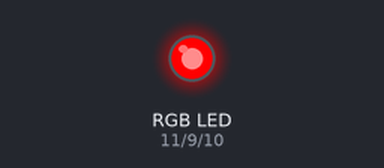
Simulated run of this sketch. Board: Arduino Uno, built with avr-gcc and run on an emulated ATmega328P. On the bench: an RGB LED mixed from three pins (HIGH = lit).

Above: at 0.2 s.
At 1.2 s:
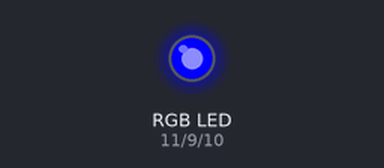
At 1.7 s:
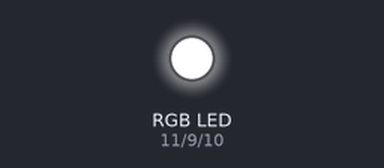
At 3.2 s:
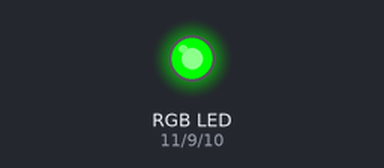
At 4.7 s:
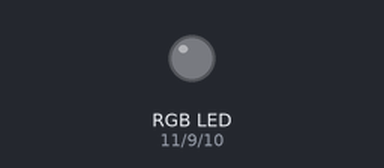
Timing chart, 0 to 5.8 s (numbered marks = the images above):
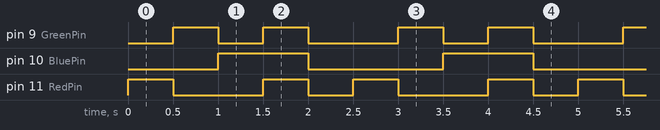

Measured:
- by itself, pin 9 (GreenPin): repeats every 2.5 s: LOW 0.50 s, HIGH 0.50 s, LOW 1.0 s, HIGH 0.50 s
- by itself, pin 10 (BluePin): alternates HIGH for 1.0 s and LOW for 1.5 s
- by itself, pin 11 (RedPin): repeats every 2.5 s: LOW 1.0 s, HIGH 0.50 s, LOW 0.50 s, HIGH 0.50 s

The sketch:

controlling_rgb_led_by_pwm.ino
```cpp
// C++ code
// Author: Rohan Mridha
// EEE-23, KUET
// Define the pins for the RGB LED
int RedPin = 11;
int BluePin = 10;
int GreenPin = 9;

// setup() function runs once when you press reset or power the board
void setup()
{
  // Sets the digital pins as output
  pinMode(RedPin, OUTPUT);
  pinMode(BluePin, OUTPUT);
  pinMode(GreenPin, OUTPUT);
}

// loop() function runs over and over again forever
void loop()
{
  // Set color to Red
  color(255, 0, 0);
  delay(500);

  // Set color to Green
  color(0, 255, 0);
  delay(500);

  // Set color to Blue
  color(0, 0, 255);
  delay(500);

  // Set color to White
  color(255, 255, 255);
  delay(500);

  // Turn the LED off
  color(0, 0, 0);
  delay(500);
}

// Custom function to set the LED color
void color(unsigned char Red, unsigned char Green, unsigned char Blue)
{
  // Use analogWrite to set the brightness of each color component
  // A value of 255 is full brightness, 0 is off.
  analogWrite(RedPin, Red);
  analogWrite(GreenPin, Green);
  analogWrite(BluePin, Blue);
}
```
